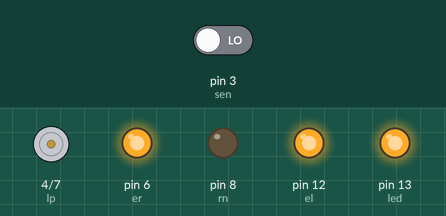
This sketch was run on a simulated Arduino Uno, built with avr-gcc and run on an emulated ATmega328P. On the bench: motor-driver pin pairs drawn as motors (green arrow = first pin HIGH = forward, orange = second pin HIGH = backward, longer = more drive), output pins drawn as LEDs (lit = HIGH). Inputs (shaded band) come from the test bench; at power-on: pin 3 (sen) LOW. At 12.0 s the program stops and its outputs stay as they are.

Above: at 0.1 s.
At 9.8 s:
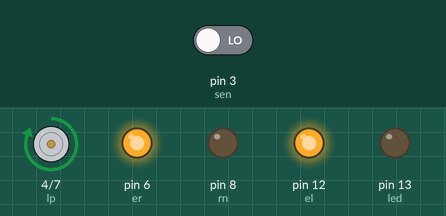
9.9 s: pin 3 (sen) driven HIGH
At 12.5 s:
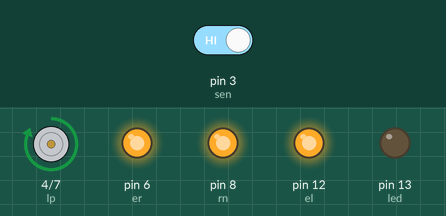
Timing chart, 0 to 13.5 s (numbered marks = the images above; inputs shaded):
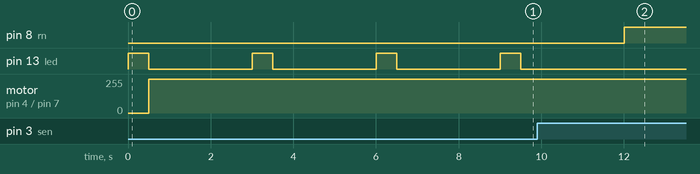

Measured:
- after the input at 9.9 s, pin 8 (rn): LOW → HIGH after 2.1 s; pin 13 (led): stays LOW (without the input it goes to HIGH after 2.1 s)
- by itself, pin 13 (led): alternates HIGH for 0.50 s and LOW for 2.5 s

The sketch:

project4.ino
```cpp
#define led 13
#define sen 3
#define lp 4
#define ln 7
#define el 12
#define rp 12
#define rn 8
#define er 6
void setup() {
 pinMode(lp,OUTPUT);
 pinMode(ln,OUTPUT);
 pinMode(el,OUTPUT);
 pinMode(rp,OUTPUT);
 pinMode(rn,OUTPUT);
 pinMode(er,OUTPUT) ;
 digitalWrite(er,HIGH);
 digitalWrite(el,HIGH);
 pinMode(led,OUTPUT);
 pinMode(sen,INPUT);

}

void loop() {
   digitalWrite  (led,HIGH);
   delay(500);
   digitalWrite(led,LOW);
   digitalWrite(er,HIGH);
  digitalWrite(el,HIGH);
  digitalWrite(rp,HIGH);
  digitalWrite(rn,LOW);
  digitalWrite(lp,HIGH);
  digitalWrite(ln,LOW);

  delay(2500);
  int a=digitalRead(sen);
  if(a==1)
  //turning right
 { while(1)
  digitalWrite(rn,HIGH);
  digitalWrite(ln,HIGH);
  digitalWrite(lp,LOW);
  digitalWrite(rp,LOW);

 }
}
```
